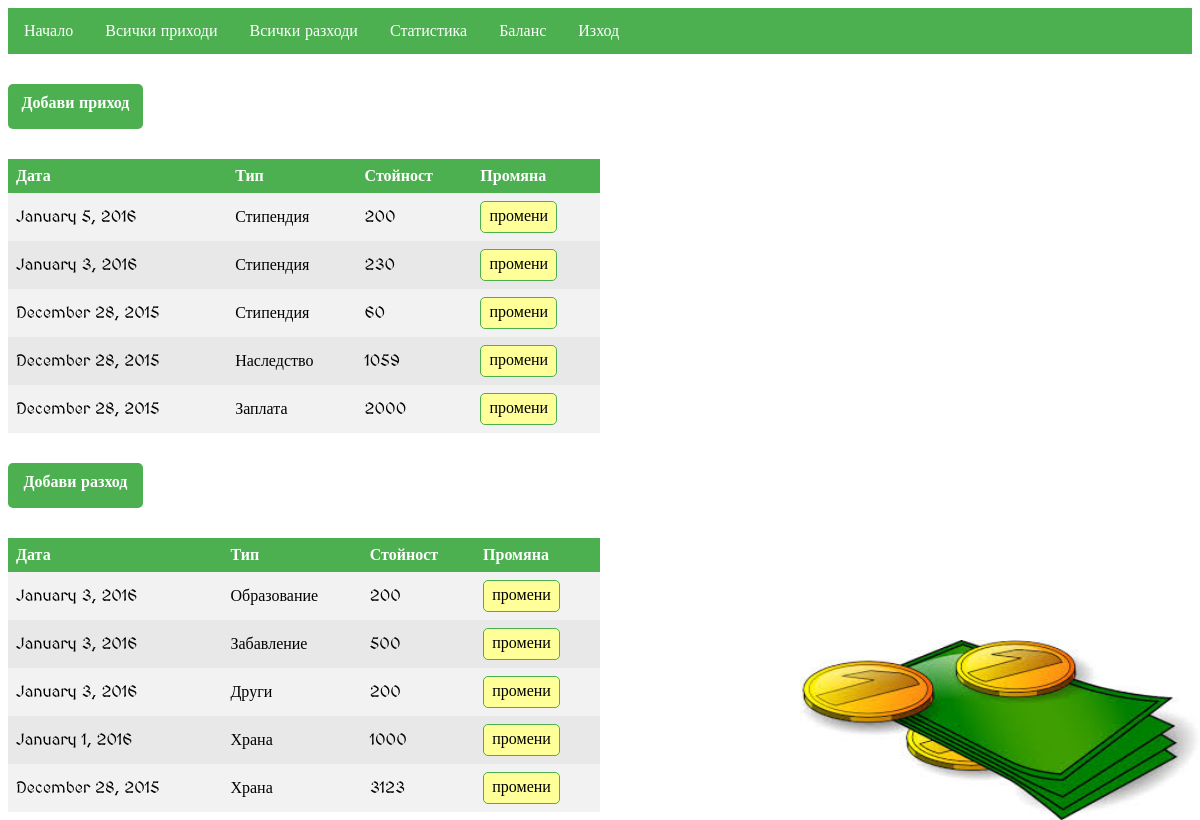
The app's page /index.php (signed in) with its own data.
### tables this page shows
CREATE TABLE IF NOT EXISTS `earnings` (
  `id` int(11) unsigned NOT NULL,
  `user_id` int(11) NOT NULL,
  `date_of_earning` date NOT NULL,
  `type` enum('salary','scholarship','inheritance','other') NOT NULL,
  `value` int(11) NOT NULL
);

CREATE TABLE IF NOT EXISTS `expenses` (
  `id` int(10) unsigned NOT NULL,
  `user_id` int(11) NOT NULL,
  `date_of_expense` date NOT NULL,
  `type` enum('food','fuel','entertainment','education','other') NOT NULL,
  `value` int(11) NOT NULL
);

### earningsDB.php (called while the page is built, shortened)
<?php
class EarningsDB extends Earnings
{
	public function connection()
	{
		$database_connect = new DBconnect();
		$connection = $database_connect->connect();
		return $connection;
	}
	public function select($id, $limit = null)
	{
		if ($limit != null) {
			$stmt = $this->connection()->prepare("SELECT id, date_of_earning, type, value
			FROM earnings WHERE user_id = :id ORDER BY date_of_earning DESC LIMIT :limit_earnings;");
			$stmt->bindParam(':limit_earnings', $limit, PDO::PARAM_INT);
			$stmt->bindParam(':id', $id, PDO::PARAM_INT);
			$stmt->execute();
			return $stmt->fetchAll(PDO::FETCH_OBJ);
		} else {
			$stmt = $this->connection()->prepare("SELECT id, date_of_earning, type, value
			FROM earnings WHERE user_id = :id ORDER BY date_of_earning DESC;");
			$stmt->bindParam(':id', $id, PDO::PARAM_INT);
			$stmt->execute();
			return $stmt->fetchAll(PDO::FETCH_OBJ);
		}
	}
	public function toBulgarian($type)
	{
    	$toBG = array(
    		'salary' 	  => 'Заплата',
    		'scholarship' => 'Стипендия',
    		'inheritance' => 'Наследство',
    		'other' 	  => 'Други'
    	);
        return $toBG[$type];
	}
}

### expensesDB.php (called while the page is built, shortened)
<?php
class ExpensesDB extends Expenses
{
	public function connection()
	{
		$database_connect = new DBconnect();
		$connection = $database_connect->connect();
		return $connection;
	}
	public function select($id, $limit = null)
	{
		if ($limit != null) {
			$stmt = $this->connection()->prepare("SELECT id, date_of_expense, type, value
			FROM expenses WHERE user_id = :id ORDER BY date_of_expense DESC LIMIT :limit_expense;");
			$stmt->bindParam(':limit_expense', $limit, PDO::PARAM_INT);
			$stmt->bindParam(':id', $id, PDO::PARAM_INT);
			$stmt->execute();
			return $stmt->fetchAll(PDO::FETCH_OBJ);
		} else {
			$stmt = $this->connection()->prepare("SELECT id, date_of_expense, type, value
			FROM expenses WHERE user_id = :id ORDER BY date_of_expense DESC;");
			$stmt->bindParam(':id', $id, PDO::PARAM_INT);
			$stmt->execute();
			return $stmt->fetchAll(PDO::FETCH_OBJ);
		}
	}
	public function toBulgarian($type)
	{
    	$toBG = array(
    		'food' 	 		 => 'Храна',
    		'fuel'			 => 'Гориво',
    		'entertainment'  => 'Забавление',
    		'education'      => 'Образование',
    		'other' 	     => 'Други'
    	);
        return $toBG[$type];
	}
}

### index.php (the view, shortened to what this page needs)
<?php
require 'earningsDB.php';
$last_earnings = (new EarningsDB())->select($_SESSION['id'], 5);
require 'expensesDB.php';
$last_expenses = (new ExpensesDB())->select($_SESSION['id'], 5);
?>
<html>
<head>
	<link type="text/css" rel="stylesheet" href="css/style.css">
</head>
	<body>
		<div class="mymenu">
	    </div>
	    <div>
	    	<a class="add" href="add_earning.php">Добави приход</a>
	    	<table>
	    		<th>Дата</th>
	    		<th>Тип</th>
	    		<th>Стойност</th>
	    		<th>Промяна</th>
			    <?php foreach ($last_earnings as $last_earning) : ?>
					<tr>
						<td><?= date("F j, Y", strtotime($last_earning->date_of_earning)); ?></td>
						<td><?= (new EarningsDB())->toBulgarian($last_earning->type); ?></td>
						<td><?= $last_earning->value; ?></td>
						<td><a class="change" href="edit_earning.php?earning=<?= $last_earning->id; ?>">промени</a></td>
					</tr>
				<?php endforeach; ?>
			</table>
		</div>
		<div>
	    	<a class="add" href="add_expense.php">Добави разход</a>
	    	<table>
	    		<th>Дата</th>
	    		<th>Тип</th>
	    		<th>Стойност</th>
	    		<th>Промяна</th>
			    <?php foreach ($last_expenses as $last_expense) : ?>
					<tr>
						<td><?= date("F j, Y", strtotime($last_expense->date_of_expense)); ?></td>
						<td><?= (new ExpensesDB())->toBulgarian($last_expense->type); ?></td>
						<td><?= $last_expense->value; ?></td>
						<td><a class="change" href="edit_expense.php?expense=<?= $last_expense->id; ?>">промени</a></td>
					</tr>
				<?php endforeach; ?>
			</table>
		</div>
	</body>
</html>

### css/style.css (style rules this page uses)
body { background-image: url("../images.jpg"); background-repeat: no-repeat; background-size: 400px 180px; background-position: right bottom; font-family:myFont; }
table { width: 50%; border-collapse: collapse; }
th, td { text-align: left; padding: 8px; }
tr:nth-child(even) { background-color: #f2f2f2 }
tr:nth-child(odd) { background-color: #E8E8E8 }
th { background-color: #4CAF50; color: white; }
.change { text-decoration: none; display: block; width: 65px; height: 20px; background-color: #FFFF99; padding: 5px; text-align: center; text-decoration: none; border-radius: 5px; color: black; border: solid #4CAF50 1px; }
.add { margin-top: 30px; margin-bottom: 10px; text-decoration: none; display: block; width: 115px; height: 25px; background-color: #4CAF50; padding: 10px; text-align: center; border-radius: 5px; color: white; font-weight: bold; }
table { margin-top: 30px; }

### records on screen
earnings: date_of_earning "January 5, 2016", type "Стипендия", value "200"
earnings: date_of_earning "January 3, 2016", type "Стипендия", value "230"
earnings: date_of_earning "December 28, 2015", type "Стипендия", value "60"
earnings: date_of_earning "December 28, 2015", type "Наследство", value "1059"
earnings: date_of_earning "December 28, 2015", type "Заплата", value "2000"
expenses: date_of_expense "January 3, 2016", type "Образование", value "200"
expenses: date_of_expense "January 3, 2016", type "Забавление", value "500"
expenses: date_of_expense "January 3, 2016", type "Други", value "200"
expenses: date_of_expense "January 1, 2016", type "Храна", value "1000"
expenses: date_of_expense "December 28, 2015", type "Храна", value "3123"
